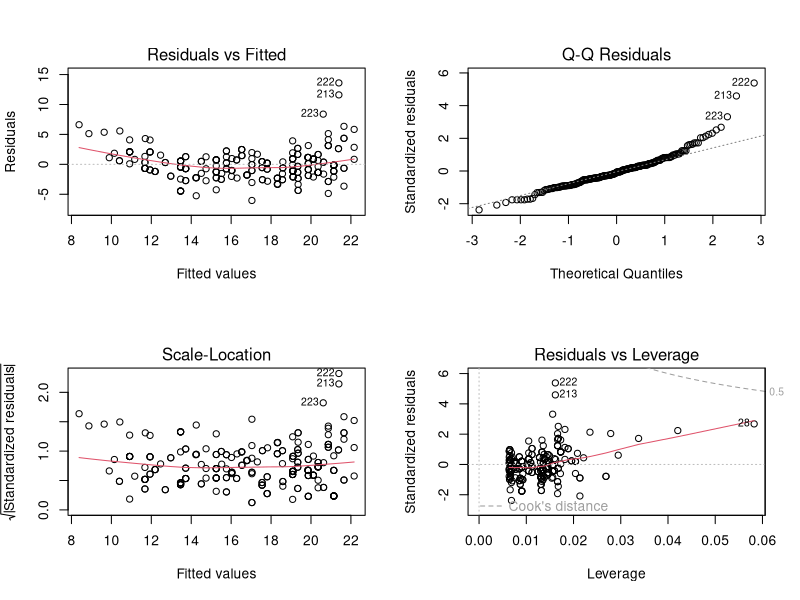
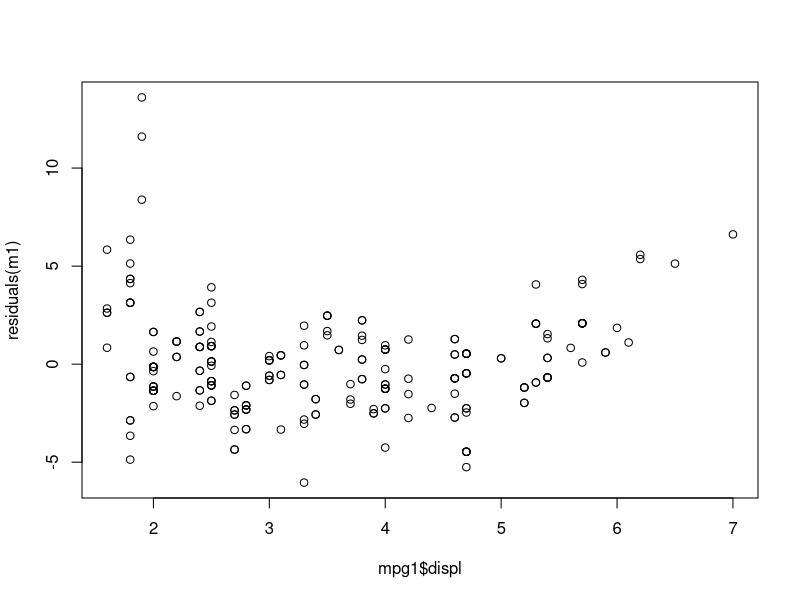
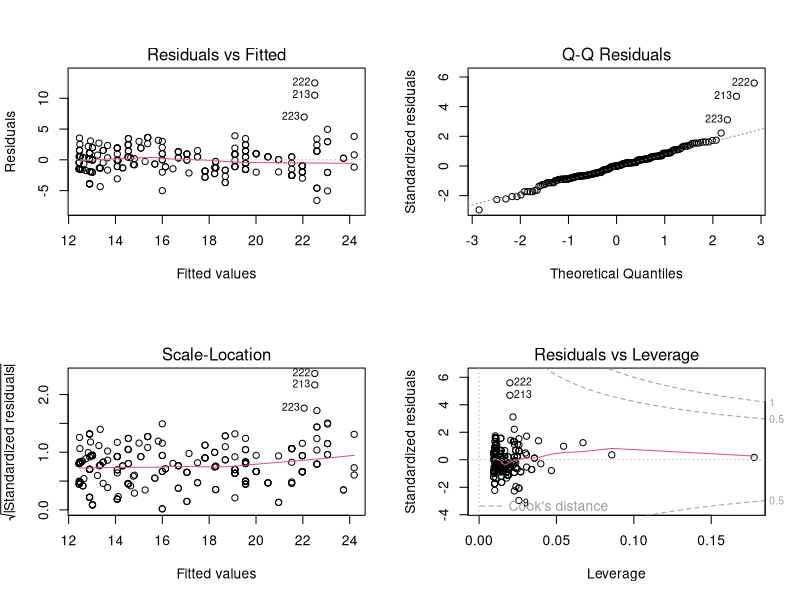

Generate these figures, in order, with R:
X <- model.matrix(weight~group,PlantGrowth)

library(ggplot2)
mpg1 <- data.frame(mpg) ## convert to regular data frame
head(mpg1)

mpg1$trans <- factor(gsub("\\(.*\\)","",mpg1$trans)) ## convert to 2 level
head(model.matrix(cty~trans+displ,mpg1)) ## get model matrix

head(model.matrix(cty~trans*displ,mpg1))

m1 <- lm(cty ~ trans + displ, mpg1)

par(mfrow=c(2,2))
plot(m1)

par(mfrow=c(1,1))
plot(mpg1$displ,residuals(m1))

m2 <- lm(cty~trans+displ+I(displ^2),mpg1)
par(mfrow=c(2,2))
plot(m2)
mpg1[c(213,222,223),]
summary(m2)

m3 <- lm(cty~(trans+displ+I(displ^2))^2,mpg1)
m0 <- lm(cty~displ+I(displ^2),mpg1)
anova(m0,m3) ## F ratio test of H_0: m0 is correct vs H_1: we need m3

summary(lm(cty~trans,mpg1))